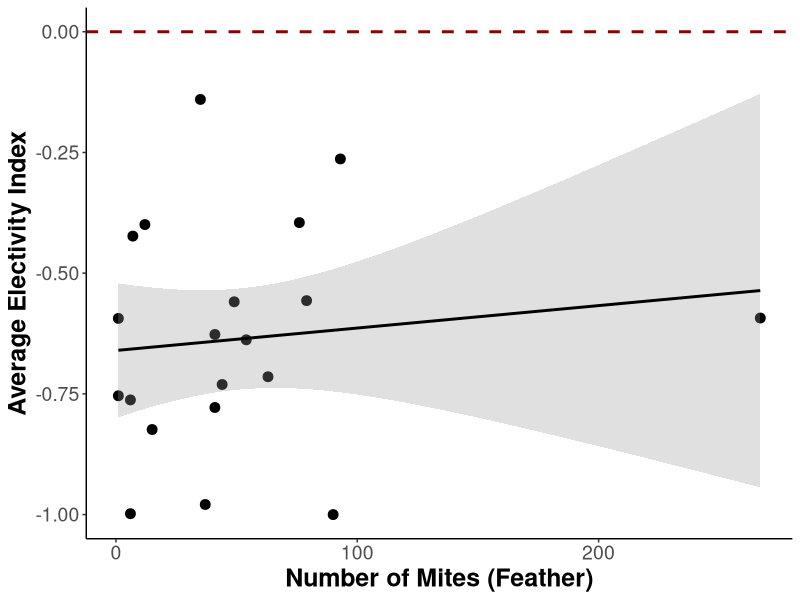
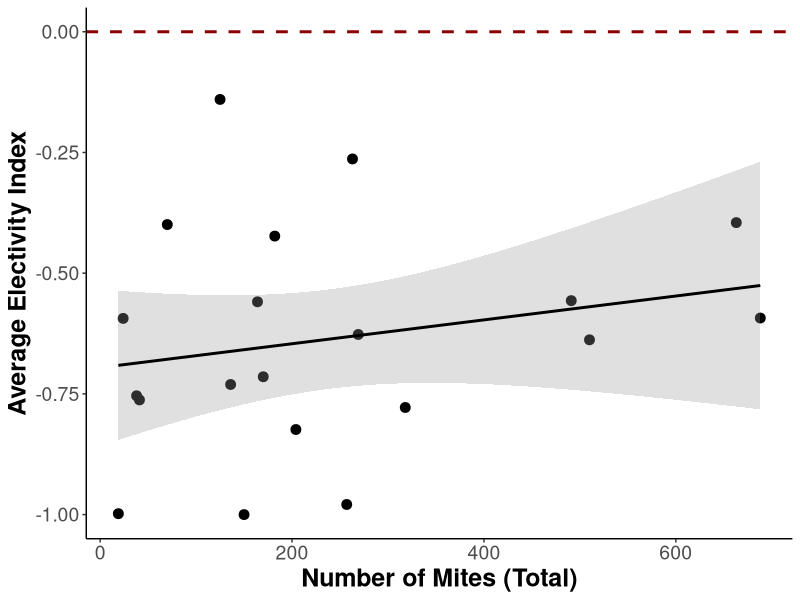
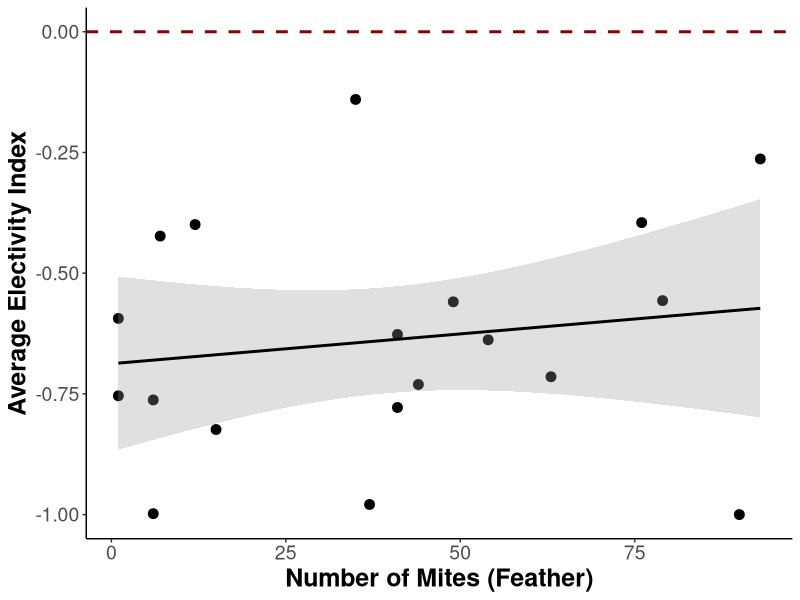
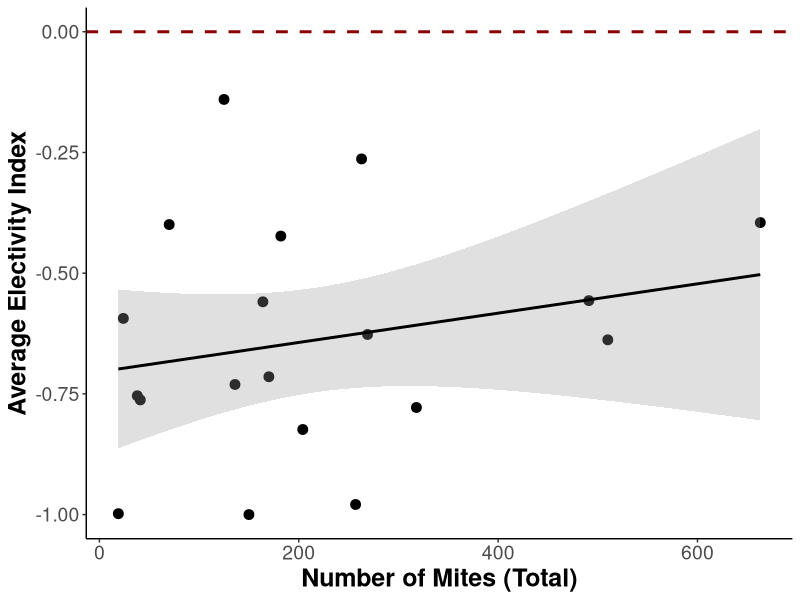
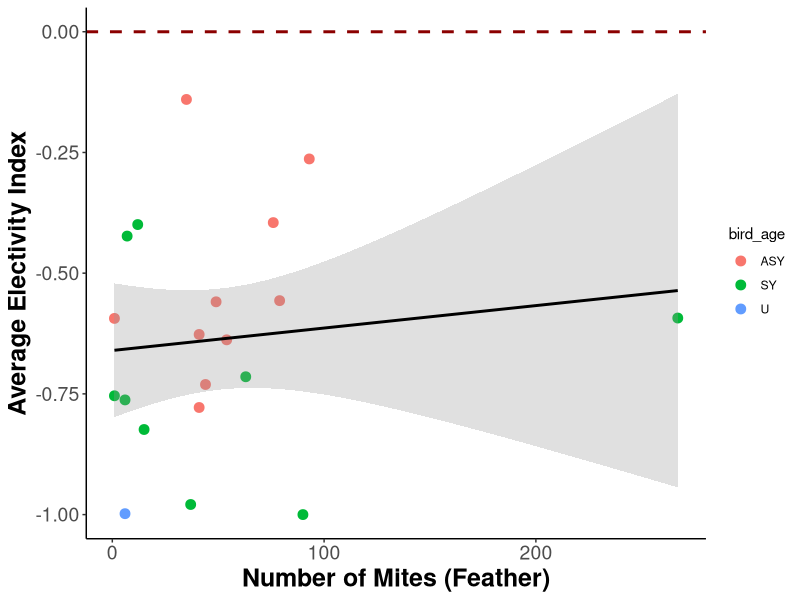
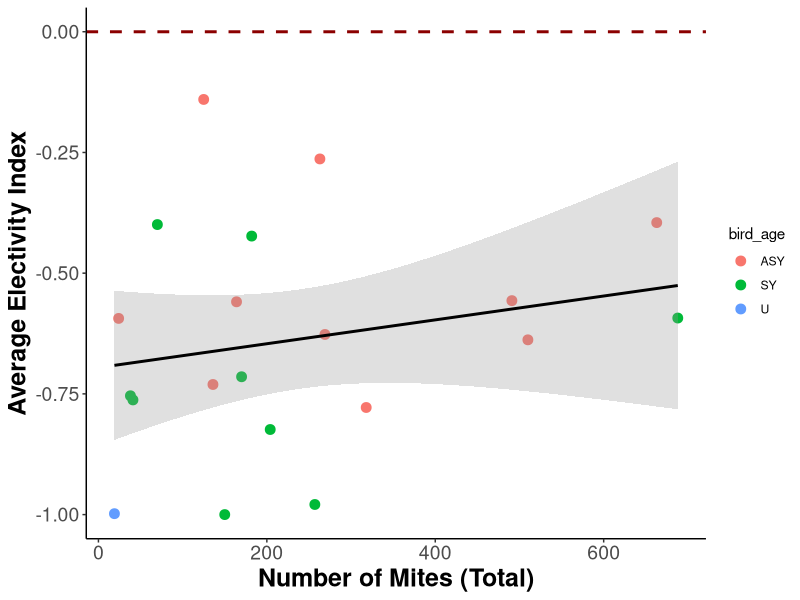
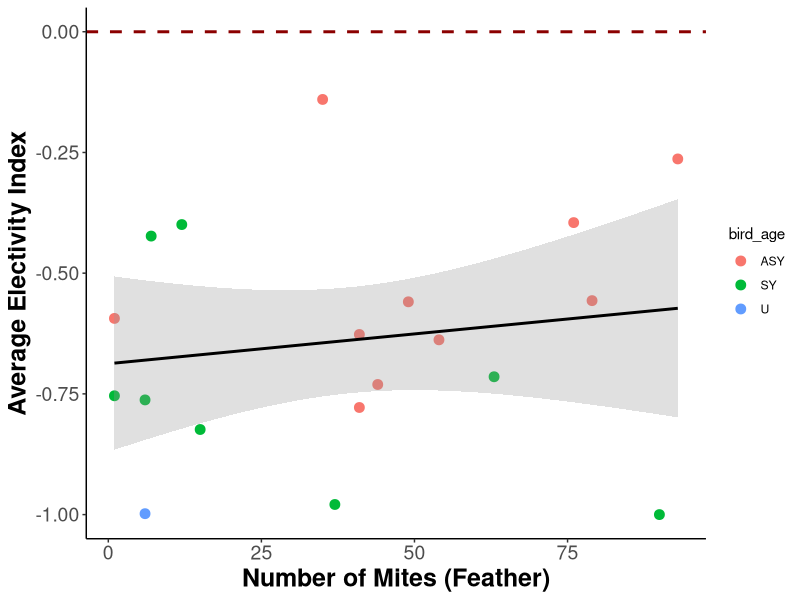
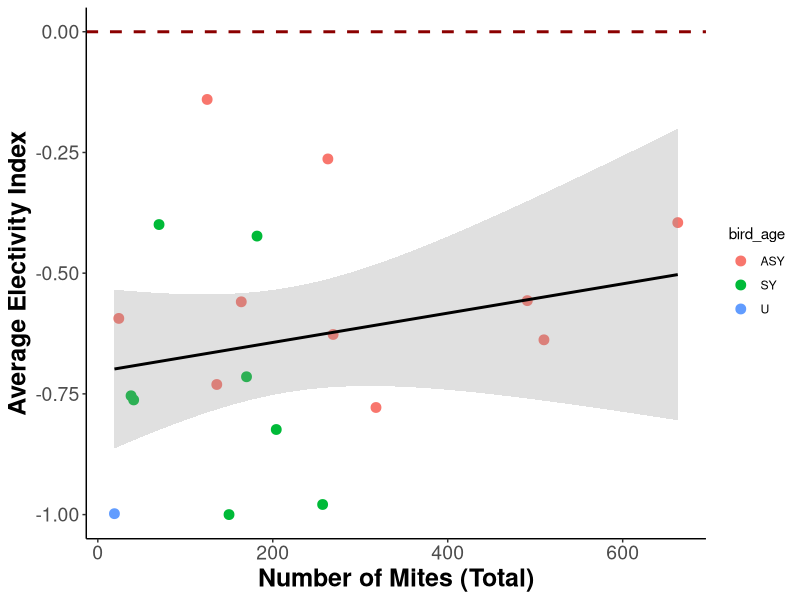

These figures' R source, in order:
### Density-dependent selection ITS data
### Alix Matthews
### 2023 May 22

### R version 4.2.3 (2023-03-15) -- "Shortstop Beagle"

### OS: Ubuntu 20.04.3 LTS

# 1. Set working directory and load libraries ####
setwd("~/Desktop/Alix/20220621_ITS/AHPCC/01_qiime_20230220/09_R/dietr/20230501/electivity_20230522")

library(dplyr) # 1.0.10
library(ggplot2) # 3.3.6
library(ggthemes) # 4.2.4


# 2. Genus V-S selection ####
## 2.1. Load data ####

# Curation steps of this file: This file consists of the top 10 most abundant ASVs that are available. From this file used for dietR analyses (`ITS_forward_afterQtrim-pmin1-dada2_table-fungi-decontam-bio_samples-unite-level-6_nomissing_relabun_curated_MaAsLin2_dietr_paired_available.csv`), I calculated the sum of each column (ASV). I then copied/paste-transposed these values and their associated ASV into a new datasheet. I sorted the output to find the top 10 with the highest overall abundance value. I took those associated ASV identities and search for them in the `genus_vs_long.csv` file I created in the `dietR_ITS_20230514.R` script. Then I copied over the associated V-S value for each of those top 10 ASVs into a reduced metadata file which is what is loaded here.

electivity_db_top10avail <- read.csv("ITS_electivity_top10avail_20230522.csv", header = TRUE)
str(electivity_db_top10avail)
electivity_db_top10avail[,c(4:5, 7:17)] <- sapply(electivity_db_top10avail[,c(4:5, 7:17)],as.numeric)

# View(electivity_db_top10avail)

# count number of NAs per sample and output the ones with more than 5 NAs (not including 5)
which(rowSums(is.na(electivity_db_top10avail)) > 5 )

# none based on this criteria, but P14 seems to be a numerical outlier (super high number of mites on the feather which might be driving some of the significance in age later on...)


# remove the outlier
electivity_db_top10avail$sample.id[7] # P14
electivity_db_top10avail_nooutliers <- electivity_db_top10avail[-7,]


## 2.2 Stats ####

### 2.2.1. Check normality of residuals on the models ####

m1 <- lm(VS_electivity_AVERAGE~num_mites_feather, data = electivity_db_top10avail)
err <- resid(m1)
shapiro.test(err) # W = 0.96677, p-value = 0.6858, normal

m2 <- lm(VS_electivity_AVERAGE~num_mites_total, data = electivity_db_top10avail)
err2 <- resid(m2)
shapiro.test(err2) # W = 0.95446, p-value = 0.4399, normal

m3 <- lm(VS_electivity_AVERAGE~num_mites_feather, data = electivity_db_top10avail_nooutliers)
err3 <- resid(m3)
shapiro.test(err3) # W = 0.97932, p-value = 0.9341, normal

m4 <- lm(VS_electivity_AVERAGE~num_mites_total, data = electivity_db_top10avail_nooutliers)
err4 <- resid(m4)
shapiro.test(err4) # W = 0.96055, p-value = 0.5832, normal


### 2.2.2. GLMs ####
mod1 <- glm(VS_electivity_AVERAGE~num_mites_feather, data = electivity_db_top10avail)
summary(mod1) # t18 = 0.500, p = 0.623

mod1.sex.age.int <- glm(VS_electivity_AVERAGE~num_mites_feather + bird_sex*bird_age, data = electivity_db_top10avail)
summary(mod1.sex.age.int) # all NS, so remove interaction

mod1.sex.age.add <- glm(VS_electivity_AVERAGE~num_mites_feather + bird_sex*bird_age, data = electivity_db_top10avail)
summary(mod1.sex.age.add) # mite effect: t14 = 0.493, p = 0.629421... age SY is significant: t14 = -2.338, p = 0.034718



mod2 <- glm(VS_electivity_AVERAGE~num_mites_total, data = electivity_db_top10avail)
summary(mod2) # t18 = 0.926, p = 0.367

mod2.sex.age.int <- glm(VS_electivity_AVERAGE~num_mites_total + bird_sex*bird_age, data = electivity_db_top10avail)
summary(mod2.sex.age.int) # all NS, so remove interaction

mod2.sex.age.add <- glm(VS_electivity_AVERAGE~num_mites_total + bird_sex*bird_age, data = electivity_db_top10avail)
summary(mod2.sex.age.add) # mite effect: t14 = 0.489, p = 0.632155, age SY is significant: t14 = -2.288, p = 0.038219




mod3 <- glm(VS_electivity_AVERAGE~num_mites_feather, data = electivity_db_top10avail_nooutliers)
summary(mod3) # t17 = 0.656, p = 0.521

mod3.sex.age.int <- glm(VS_electivity_AVERAGE~num_mites_feather + bird_sex*bird_age, data = electivity_db_top10avail_nooutliers)
summary(mod3.sex.age.int) # all NS, so remove interaction

mod3.sex.age.add <- glm(VS_electivity_AVERAGE~num_mites_feather + bird_sex*bird_age, data = electivity_db_top10avail_nooutliers)
summary(mod3.sex.age.int) # mite effect: t9 = 1.077, p = 0.30938, age SY is significant: t13 = -2.708, p = 0.01791



mod4 <- glm(VS_electivity_AVERAGE~num_mites_total, data = electivity_db_top10avail_nooutliers)
summary(mod4) # t14 = 0.945, p = 0.358

mod4.sex.age.int <- glm(VS_electivity_AVERAGE~num_mites_total + bird_sex*bird_age, data = electivity_db_top10avail_nooutliers)
summary(mod4.sex.age.int) # all NS, so remove interaction

mod4.sex.age.add <- glm(VS_electivity_AVERAGE~num_mites_total + bird_sex*bird_age, data = electivity_db_top10avail_nooutliers)
summary(mod4.sex.age.add) # mite effect: t13 = -0.158, p = 0.87711, age SY is significant: t13 = -2.416, p = 0.03114




## 2.3 Plotting ####

### 2.3.1. VS_electivity_AVERAGE~num_mites_feather (mod1) ####
ggplot(electivity_db_top10avail, aes(y = VS_electivity_AVERAGE, x = num_mites_feather)) +
  geom_point(size = 3, col = "black") +
  geom_smooth(method = glm, colour = "black", alpha = 0.3, se = TRUE) +
  xlab("Number of Mites (Feather)") +
  ylab("Average Electivity Index") +
  theme_classic() +
  theme(axis.text = element_text(size = 14),
        axis.title = element_text(size = 18, face = "bold")) +
  geom_hline(yintercept = 0,linetype = "dashed", color="darkred", size = 1)

# save as A6  


### 2.3.2. VS_electivity_AVERAGE~num_mites_total (mod2) ####
ggplot(electivity_db_top10avail, aes(y = VS_electivity_AVERAGE, x = num_mites_total)) +
  geom_point(size = 3, col = "black") +
  geom_smooth(method = glm, colour = "black", alpha = 0.3, se = TRUE) +
  xlab("Number of Mites (Total)") +
  ylab("Average Electivity Index") +
  theme_classic() +
  theme(axis.text = element_text(size = 14),
        axis.title = element_text(size = 18, face = "bold")) +
  geom_hline(yintercept = 0,linetype = "dashed", color="darkred", size = 1)

# save as A6  


### 2.3.3. VS_electivity_AVERAGE~num_mites_feather, no outliers (mod3) ####
ggplot(electivity_db_top10avail_nooutliers, aes(y = VS_electivity_AVERAGE, x = num_mites_feather)) +
  geom_point(size = 3, col = "black") +
  geom_smooth(method = glm, colour = "black", alpha = 0.3, se = TRUE) +
  xlab("Number of Mites (Feather)") +
  ylab("Average Electivity Index") +
  theme_classic() +
  theme(axis.text = element_text(size = 14),
        axis.title = element_text(size = 18, face = "bold")) +
  geom_hline(yintercept = 0,linetype = "dashed", color="darkred", size = 1)

# save as A6  



### 2.3.4. VS_electivity_AVERAGE~num_mites_total, no outliers (mod4) ####
ggplot(electivity_db_top10avail_nooutliers, aes(y = VS_electivity_AVERAGE, x = num_mites_total)) +
  geom_point(size = 3, col = "black") +
  geom_smooth(method = glm, colour = "black", alpha = 0.3, se = TRUE) +
  xlab("Number of Mites (Total)") +
  ylab("Average Electivity Index") +
  theme_classic() +
  theme(axis.text = element_text(size = 14),
        axis.title = element_text(size = 18, face = "bold")) +
  geom_hline(yintercept = 0,linetype = "dashed", color="darkred", size = 1)















## 2.4 Plotting with age ####


### 2.4.1. VS_electivity_AVERAGE~num_mites_feather (mod1) ####
ggplot(electivity_db_top10avail, aes(y = VS_electivity_AVERAGE, x = num_mites_feather)) +
  geom_point(size = 3, aes(col = bird_age)) +
  geom_smooth(method = glm, colour = "black", alpha = 0.3, se = TRUE) +
  xlab("Number of Mites (Feather)") +
  ylab("Average Electivity Index") +
  theme_classic() +
  theme(axis.text = element_text(size = 14),
        axis.title = element_text(size = 18, face = "bold")) +
  geom_hline(yintercept = 0,linetype = "dashed", color="darkred", size = 1)

# save as A6  


### 2.3.2. VS_electivity_AVERAGE~num_mites_total (mod2) ####
ggplot(electivity_db_top10avail, aes(y = VS_electivity_AVERAGE, x = num_mites_total)) +
  geom_point(size = 3, aes(col = bird_age)) +
  geom_smooth(method = glm, colour = "black", alpha = 0.3, se = TRUE) +
  xlab("Number of Mites (Total)") +
  ylab("Average Electivity Index") +
  theme_classic() +
  theme(axis.text = element_text(size = 14),
        axis.title = element_text(size = 18, face = "bold")) +
  geom_hline(yintercept = 0,linetype = "dashed", color="darkred", size = 1)

# save as A6  


### 2.3.3. VS_electivity_AVERAGE~num_mites_feather, no outliers (mod3) ####
ggplot(electivity_db_top10avail_nooutliers, aes(y = VS_electivity_AVERAGE, x = num_mites_feather)) +
  geom_point(size = 3, aes(col = bird_age)) +
  geom_smooth(method = glm, colour = "black", alpha = 0.3, se = TRUE) +
  xlab("Number of Mites (Feather)") +
  ylab("Average Electivity Index") +
  theme_classic() +
  theme(axis.text = element_text(size = 14),
        axis.title = element_text(size = 18, face = "bold")) +
  geom_hline(yintercept = 0,linetype = "dashed", color="darkred", size = 1)

# save as A6  



### 2.3.4. VS_electivity_AVERAGE~num_mites_total, no outliers (mod4) ####
ggplot(electivity_db_top10avail_nooutliers, aes(y = VS_electivity_AVERAGE, x = num_mites_total)) +
  geom_point(size = 3, aes(col = bird_age)) +
  geom_smooth(method = glm, colour = "black", alpha = 0.3, se = TRUE) +
  xlab("Number of Mites (Total)") +
  ylab("Average Electivity Index") +
  theme_classic() +
  theme(axis.text = element_text(size = 14),
        axis.title = element_text(size = 18, face = "bold")) +
  geom_hline(yintercept = 0,linetype = "dashed", color="darkred", size = 1)
